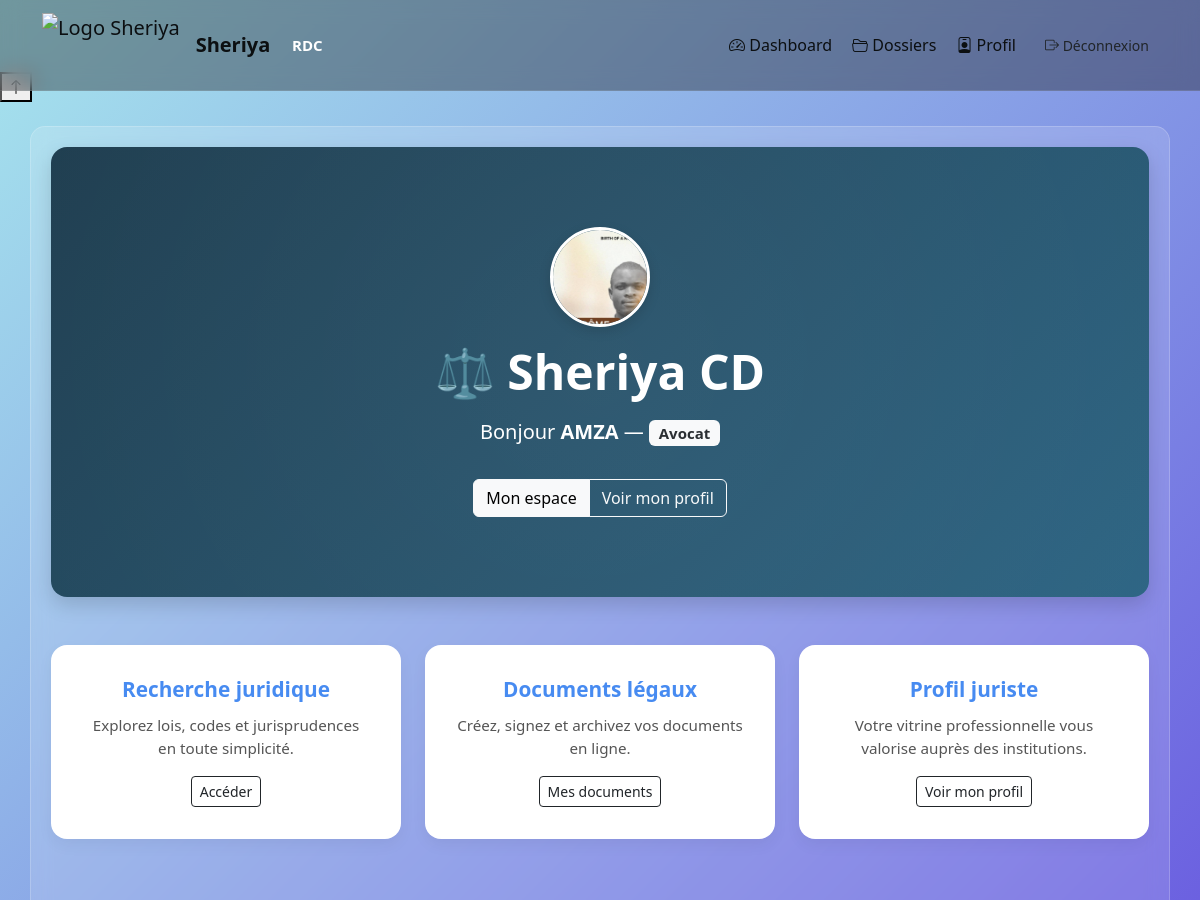
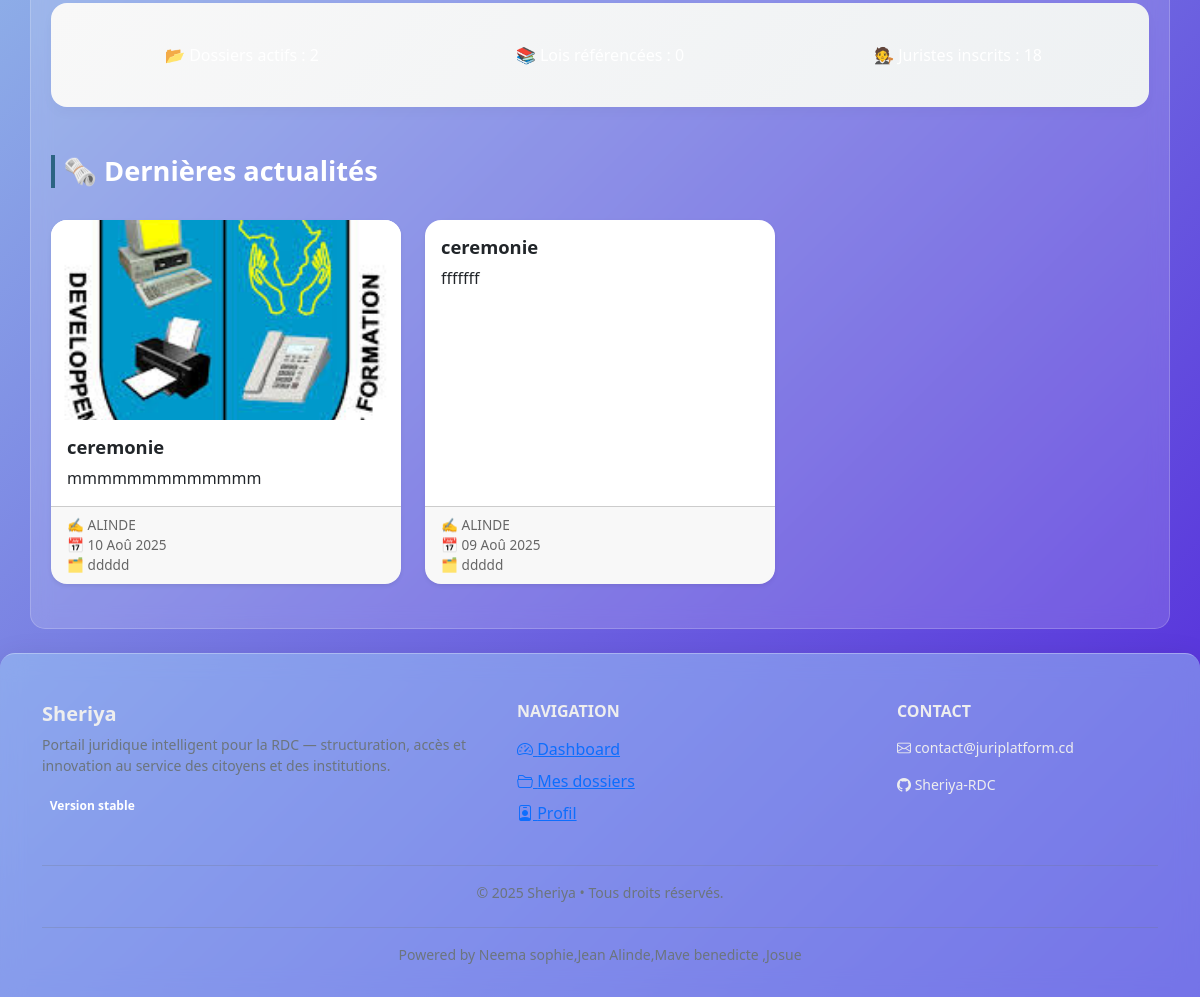
Screenshot of / (signed in) with the database file from the repository (2 pictures, top to bottom).
### accounts/models.py (models this page shows, shortened)
class JuristeProfile(models.Model):
    PROFESSION_CHOICES = [
        ('Avocat', 'Avocat'),
        ('Magistrat', 'Magistrat'),
        ('Notaire', 'Notaire'),
        ('Huissier', 'Huissier'),
    ]
    SEXE_CHOICES = (
        ('M', 'Masculin'),
        ('F', 'Féminin'),
        ('A', 'Autre'),
    )
    user = models.OneToOneField(
        User,
        on_delete=models.CASCADE,
        related_name='juriste_profile'
    )
    profession = models.CharField("Profession", max_length=30, choices=PROFESSION_CHOICES)
    sexe = models.CharField("Sexe", max_length=1, choices=SEXE_CHOICES, blank=True)
    date_naissance = models.DateField("Date de naissance", null=True, blank=True)
    specialite = models.CharField("Spécialité", max_length=100, blank=True)
    ville = models.CharField("Ville", max_length=100, null=True, blank=True)
    institution = models.CharField("Institution", max_length=100, blank=True)
    bio = models.TextField("Présentation", blank=True)
    photo = models.ImageField(
        "Photo",
        upload_to='juriste_photos/',
        blank=True,
        null=True,
        help_text="Photo professionnelle au format carré idéalement"
    )
    created_at = models.DateTimeField("Date d'ajout", auto_now_add=True)
    class Meta:
        verbose_name = "Profil juriste"
        verbose_name_plural = "Profils juristes"

### actualites/models.py (models this page shows, shortened)
class ArticleActualite(models.Model):
    titre = models.CharField("Titre", max_length=200)
    contenu = models.TextField("Contenu")
    auteur = models.CharField("Auteur", max_length=100)
    date_publication = models.DateTimeField("Date de publication", auto_now_add=True)
    categorie = models.CharField("Catégorie", max_length=100)
    image = models.ImageField("Image illustratrice", upload_to='actualites/', null=True, blank=True)
    class Meta:
        verbose_name = "Article d'actualité"
        verbose_name_plural = "Articles d'actualités"
        ordering = ['-date_publication']

### cabinet/views.py (the view)
# urls.py: path('', views.accueil, name='accueil'),
def accueil(request):
    context = {
        'lois_count': TexteLegal.objects.count(),
        'juristes_count': JuristeProfile.objects.count(),
        'actualites': ArticleActualite.objects.all().order_by('-date_publication')[:6],
    }
    if request.user.is_authenticated:
        context['dossiers_utilisateur'] = Dossier.objects.filter(utilisateur=request.user)
    return render(request, 'cabinet/accueil.html', context)

### cabinet/templates/cabinet/accueil.html (shortened to what this page needs)
{% extends 'base.html' %}
{% load static %}
{% block content %}
<div class="hero">
  {% if user.is_authenticated %}
    {% if user.juriste_profile.photo %}
      <img src="{{ user.juriste_profile.photo.url }}" alt="Photo de profil" class="hero-avatar mb-3">
    {% else %}
      <img src="{% static 'img/default_avatar.png' %}" alt="Avatar par défaut" class="hero-avatar mb-3">
    {% endif %}
    <h1>⚖️ Sheriya CD</h1>
    <p>Bonjour <strong>{{ user.get_full_name|default:user.username }}</strong> —
       <span class="badge bg-light text-dark">{{ user.juriste_profile.profession }}</span>
    </p>
    <div class="btn-group mt-3">
      <a href="{% url 'accounts:juriste_dashboard' %}" class="btn btn-light position-relative z-2">Mon espace</a>
      <a href="{% url 'accounts:voir_profil' %}" class="btn btn-outline-light position-relative z-2"> Voir mon profil</a>
    </div>
  {% endif %}
</div>
<div class="row feature-grid">
  <div class="col-md-4">
    <div class="feature-box">
      <h4> Recherche juridique</h4>
      <p>Explorez lois, codes et jurisprudences en toute simplicité.</p>
      <a href="{% url 'legislation:recherche_lois' %}" class="btn btn-sm btn-outline-dark">Accéder</a>
    </div>
  </div>
  <div class="col-md-4">
    <div class="feature-box">
      <h4> Documents légaux</h4>
      <p>Créez, signez et archivez vos documents en ligne.</p>
      <a href="{% url 'documents:documents_liste' %}" class="btn btn-sm btn-outline-dark">Mes documents</a>
    </div>
  </div>
  <div class="col-md-4">
    <div class="feature-box">
      <h4> Profil juriste</h4>
      {% if user.is_authenticated %}
        <p>Votre vitrine professionnelle vous valorise auprès des institutions.</p>
        <a href="{% url 'accounts:voir_profil' %}" class="btn btn-sm btn-outline-dark">Voir mon profil</a>
      {% else %}
        <p>Créez votre vitrine juridique et gagnez en crédibilité.</p>
        <a href="{% url 'accounts:signup_choice' %}" class="btn btn-sm btn-outline-dark">Créer un profil</a>
      {% endif %}
    </div>
  </div>
</div>
{% if user.is_authenticated %}
<div class="stat-box text-center">
  <div class="row">
    <div class="col">📂 Dossiers actifs : {{ user.dossier_set.count }}</div>
    <div class="col">📚 Lois référencées : {{ lois_count }}</div>
    <div class="col">🧑‍⚖️ Juristes inscrits : {{ juristes_count }}</div>
  </div>
</div>
{% endif %}
<div class="actualites-section mt-5">
  <h3>🗞️ Dernières actualités</h3>
  <div class="row">
    {% for article in actualites %}
      <div class="col-md-4 mb-4">
        <div class="card h-100 shadow-sm">
          {% if article.image %}
            <img src="{{ article.image.url }}" class="card-img-top" alt="{{ article.titre }}">
          {% endif %}
          <div class="card-body">
            <h5 class="card-title">{{ article.titre }}</h5>
            <p class="card-text">{{ article.contenu|truncatechars:120 }}</p>
          </div>
          <div class="card-footer small">
            ✍️ {{ article.auteur }}<br>
            📅 {{ article.date_publication|date:"d M Y" }}<br>
            🗂️ {{ article.categorie }}
          </div>
        </div>
      </div>
    {% empty %}
      <div class="col-12">
        <div class="alert alert-warning text-center">Aucune actualité disponible.</div>
      </div>
    {% endfor %}
  </div>
</div>
{% endblock %}

### templates/base.html (style rules this page uses)
body { font-family: 'Segoe UI', Roboto, sans-serif; background: linear-gradient(135deg, #a6e5edff, #5022daff); background-attachment: fixed; color: #333; padding-top: 4.5rem; }

### cabinet/templates/cabinet/accueil.html (style rules this page uses)
.hero { background: linear-gradient(135deg, #1d3c4e 0%, #2c6483 100%); color: #fff; padding: 5rem 2rem; border-radius: 1rem; text-align: center; margin-bottom: 3rem; box-shadow: 0 8px 20px rgba(0,0,0,0.15); position: relative; overflow: hidden; z-index: 1; }
.hero::after { content: ""; position: absolute; top: -50%; left: -50%; width: 200%; height: 200%; background: radial-gradient(circle, rgba(255,255,255,0.05) 0%, transparent 70%); animation: pulse 10s infinite; pointer-events: none; z-index: 0; }
.hero h1 { font-size: 3rem; font-weight: 800; }
.hero p { font-size: 1.25rem; margin-top: 1rem; }
.hero-avatar { width: 100px; height: 100px; border-radius: 50%; object-fit: cover; border: 3px solid #fff; box-shadow: 0 4px 12px rgba(0,0,0,0.15); }
.feature-grid { margin-top: 2rem; }
.feature-box { background-color: #fff; border-radius: 1rem; padding: 2rem; margin-bottom: 2rem; text-align: center; box-shadow: 0 6px 15px rgba(0,0,0,0.05); transition: all 0.25s ease; }
.feature-box h4 { font-weight: 700; font-size: 1.3rem; margin-bottom: 0.8rem; color: #4489f1fb; }
.feature-box p { font-size: 0.95rem; color: #555; }
.stat-box { background: linear-gradient(135deg, #f8f8f8ff, #eef1f3); padding: 1.5rem; border-radius: 1rem; margin-top: 2rem; box-shadow: 0 6px 12px rgba(0,0,0,0.03); }
.stat-box .col { padding: 1rem 0; }
.actualites-section h3 { font-size: 1.7rem; font-weight: 700; margin-bottom: 2rem; border-left: 4px solid #2c6483; padding-left: 0.5rem; }
.card { border-radius: 1rem; overflow: hidden; transition: all 0.3s ease; border: none; }
.card-img-top { height: 200px; object-fit: cover; }
.card-title { font-weight: 700; font-size: 1.15rem; }
.card-footer { font-size: 0.85rem; color: #666; }

### rows the page displays
ArticleActualite: image (picture), titre "ceremonie", contenu "mmmmmmmmmmmmm", auteur "ALINDE", date_publication "10 Aoû 2025", categorie "ddddd"
ArticleActualite: titre "ceremonie", contenu "fffffff", auteur "ALINDE", date_publication "09 Aoû 2025", categorie "ddddd"

### other values shown
{{ user.get_full_name|default:user.username }} "AMZA"
{{ user.juriste_profile.profession }} "Avocat"
